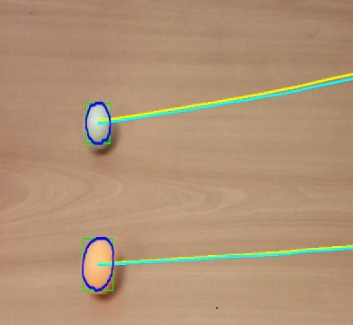
//> input picture HM3.1/example.jpg, 353 x 325 px, given in place of sample.MOV, which was not available
$ ./hm31   (built with g++ and OpenCV 4)
//> lines starting //> are read from the running program, lines starting //| are printed output that depends on the picture; after the words box and inside, x2 and y2 are one past the last pixel; in counts of white or black regions, pixels touching at a corner belong together; pictures that were not available may be replaced by others from this repository, and a replacement may not be noted
#include "opencv2/opencv.hpp"
using namespace cv;

void recogniseStickersByThreshold(Mat &frame ,std::vector<std::vector<Point>> &vLine, std::vector<std::vector<Point>> &fLine)
{
    Mat edges;
    std::vector<std::vector<Point> > contours;
    cvtColor(frame, edges, COLOR_BGR2HSV);
    Mat tmp(frame.size(),CV_8U);
    Scalar colors[4] = { Scalar(12,50,220), Scalar(16,255,255),Scalar(25,0,100), Scalar(60,80,255) };

    for (int i=0; i<2; i++)
    {
        inRange(edges,colors[2*i],colors[2*i+1],tmp);
        dilate(tmp,tmp,Mat(),Point(-1,-1),3);
        erode(tmp,tmp,Mat(),Point(-1,-1),1);
        Canny(tmp,tmp,40,80);
        findContours(tmp, contours, RETR_EXTERNAL, CHAIN_APPROX_NONE);

        if (contours.size() == 1)
        {
            Rect br = boundingRect(contours[0]);
            int x1 = br.x,
                y1 = br.y;

            int w = br.width,
                h = br.height;

            int x4,y2;
            y2 = y1 + h;
            x4 = x1 + w;

            int xc = (x1+x4)/2;
            int yc = (y1+y2)/2;

            std::cout<<"Centre:"<<xc<<";"<<yc<<"\n";

            vLine[i].push_back(Point(xc,yc));


        /////////////////////////////////////////////////////////////////////////
            int size = 5;
            if (vLine[i].size()>size)
            {
                std::vector <int> mas;
                for (int j=0;j<size;j++)
                    mas.push_back(0);

                int sumx = 0;
                int index = 0;

                for (int j=0; j<vLine[i].size();j++)
                {
                    sumx -= mas[index];
                    mas[index] = vLine[i][j].y;
                    sumx += mas[index];
                    index++;
                    if (index >= size)
                        index = 0;
                }
                fLine[i].push_back(Point(vLine[i].back().x,sumx/size));

                for (int j=0;j<fLine[i].size()-1;j++)
                    line(frame,fLine[i][j+1],fLine[i][j],Scalar(0,250,255),3);
            }
        /////////////////////////////////////////////////////////////////////////////////
            for (int j=0;j<vLine[i].size()-1;j++)
                line(frame,vLine[i][j+1],vLine[i][j],Scalar(255,250,0),3);

            rectangle(frame,br,Scalar(0,250,0),2);
            drawContours(frame,contours,-1, (0,0,255), 3, LINE_AA);
        }
    }

}

int main()
{
    VideoCapture cap("sample.MOV"); // open the video file for reading
    if ( !cap.isOpened() ) return -1; //cap.set(CV_CAP_PROP_POS_MSEC, 300); //start the video at 300ms
    std::vector<std::vector<Point>> vLine;
    std::vector<std::vector<Point>> fLine;
    std::vector<Point> x;
    for (int i=0;i<2;i++)
    {
        vLine.push_back(x);
        fLine.push_back(x);
    }

    namedWindow("MyVideo",WINDOW_AUTOSIZE); //create a window called "MyVideo"
    while(1)
    {
        Mat frame;
        bool flag =cap.read(frame);
//> frame is the input picture: 325 rows x 353 cols, CV_8UC3; mean B, G, R 117.6, 146.9, 177.1
        if (!flag) break;

        recogniseStickersByThreshold(frame,vLine,fLine);
//> in recogniseStickersByThreshold, `cvtColor(frame, edges, COLOR_BGR2HSV);`: edges: 325 rows x 353 cols, CV_8UC3; mean H, S, V 16.6, 91.4, 180.2
//> the loop in recogniseStickersByThreshold, `for (int i=0; i<2; i++)` made 2 passes
//> (x1, y1, w, h, y2, x4, xc, yc) on pass 1: (82, 239, 31, 49, 288, 113, 97, 263)
//| Centre:97;263
//> pass 1, in recogniseStickersByThreshold, `inRange(edges,colors[2*i],colors[2*i+1],tmp);`:
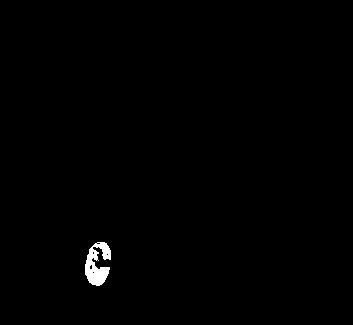
//> tmp: 325 rows x 353 cols, CV_8UC1; 0.6% white; 1 white region, box (x1, y1, x2, y2) and area: (85, 242, 111, 286) 692
//> pass 1, in recogniseStickersByThreshold, `dilate(tmp,tmp,Mat(),Point(-1,-1),3);`:
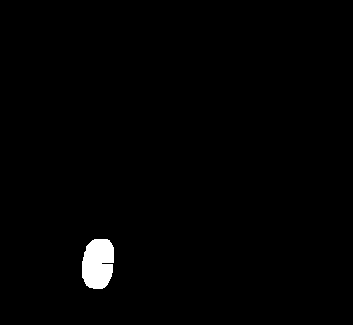
//> tmp: 325 rows x 353 cols, CV_8UC1; 1.2% white; 1 white region, box (x1, y1, x2, y2) and area: (82, 239, 114, 289) 1338
//> pass 1, in recogniseStickersByThreshold, `erode(tmp,tmp,Mat(),Point(-1,-1),1);`:
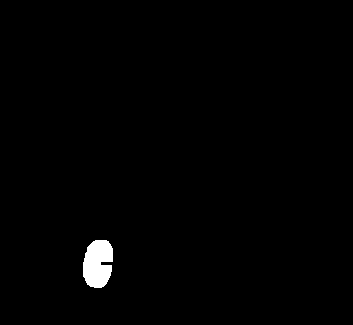
//> tmp: 325 rows x 353 cols, CV_8UC1; 1% white; 1 white region, box (x1, y1, x2, y2) and area: (83, 240, 113, 288) 1156
//> pass 1, in recogniseStickersByThreshold, `Canny(tmp,tmp,40,80);`:
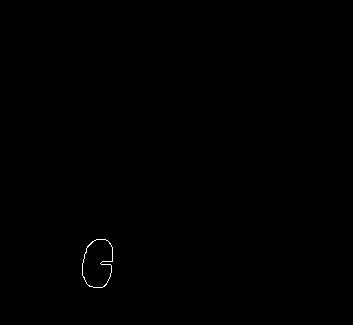
//> tmp: 325 rows x 353 cols, CV_8UC1; 0.13% white in thin lines or dots, all inside (x1, y1, x2, y2) = (82, 239, 113, 288)
//> after the loop in recogniseStickersByThreshold, `for (int i=0; i<2; i++)`:
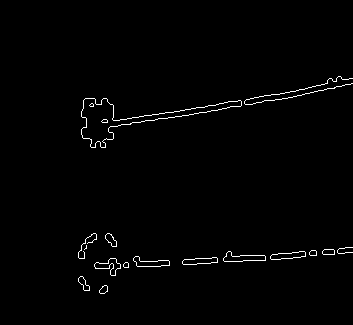
//> tmp: 325 rows x 353 cols, CV_8UC1; 1.2% white in thin lines or dots, all inside (x1, y1, x2, y2) = (78, 76, 353, 294)
//> after the loop in recogniseStickersByThreshold, `for (int i=0; i<2; i++)`:
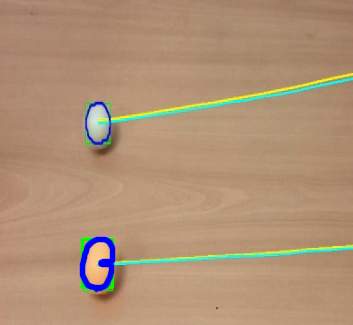
//> frame: 325 rows x 353 cols, CV_8UC3; 1.01% of pixels changed, all inside (x1, y1, x2, y2) = (79, 236, 116, 291)
//> vLine = 2 entries, 1 filled: 1 contour, all with area under 20

        resize(frame,frame,Size(600,600));
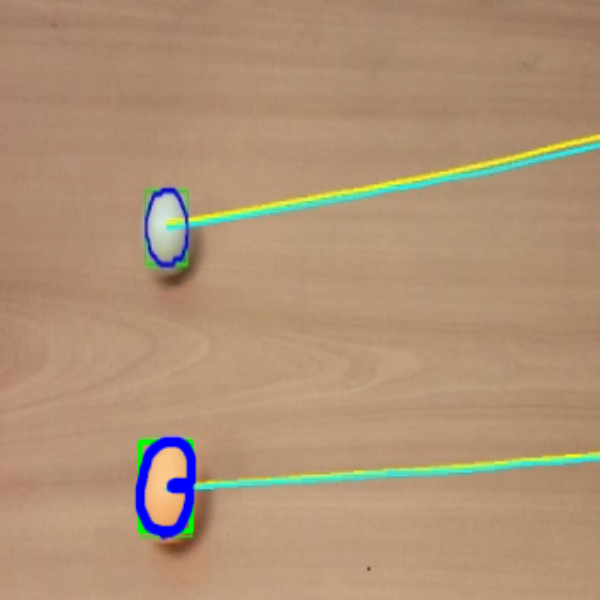
//> frame: 600 rows x 600 cols, CV_8UC3; mean B, G, R 118.1, 146.1, 175.9
        imshow("MyVideo", frame); //show the frame in "MyVideo" window
        if(waitKey(30) == 27)  break;
//> the Esc key is pressed
    }
}
